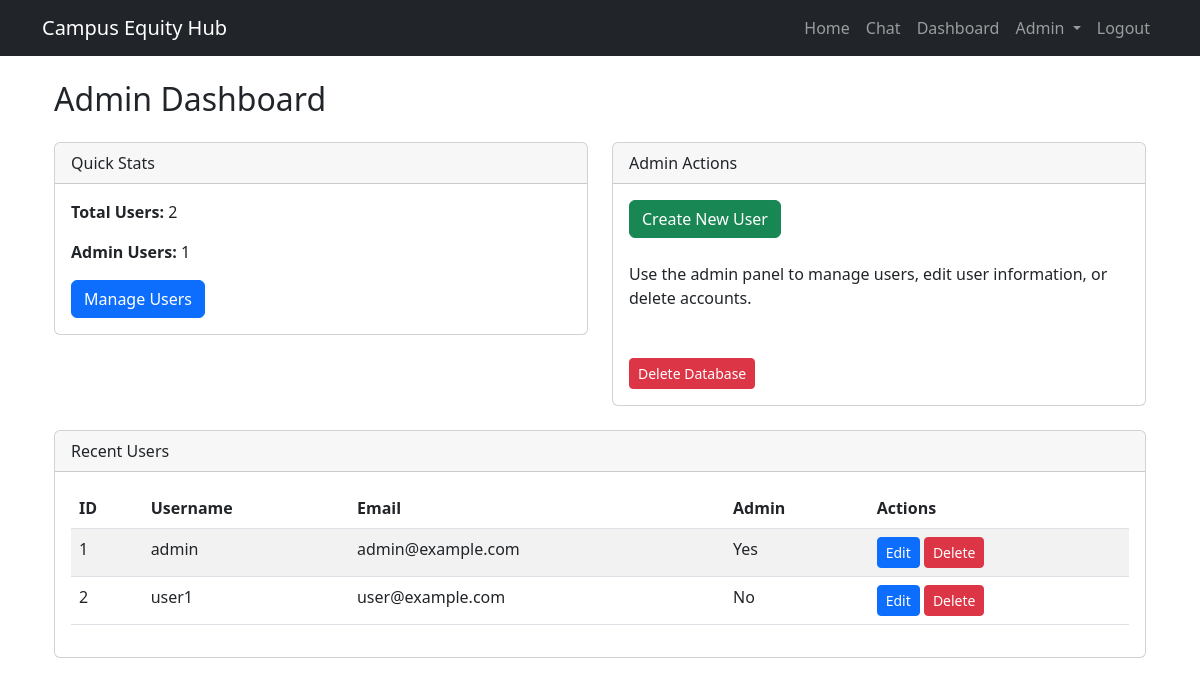
/admin-dashboard (signed in), run on the app's committed database.
### app.py (models this page shows, shortened)
class User(db.Model):
    id = db.Column(db.Integer, primary_key=True)
    username = db.Column(db.String(80), unique=True, nullable=False)
    email = db.Column(db.String(120), unique=True, nullable=False)
    password = db.Column(db.String(60), nullable=False)
    token = db.Column(db.Integer, nullable=False)
    is_admin = db.Column(db.Boolean, default=False)
    campus = db.Column(db.String(120), nullable=False)

### app.py (the view)
@app.route('/admin-dashboard')
@admin_required
def admin_dashboard():
    users = User.query.all()
    return render_template('admin_dashboard.html', users=users)

### app.py (called while the page is built)
def admin_required(f):
    @wraps(f)
    def decorated_function(*args, **kwargs):
        if 'user_id' not in session:
            flash('Please log in to access this page.', 'danger')
            return redirect(url_for('login'))
        user = User.query.get(session['user_id'])
        if not user or not user.is_admin:
            flash('You do not have permission to access this page.', 'danger')
            return redirect(url_for('index'))
        return f(*args, **kwargs)
    return decorated_function

### templates/admin_dashboard.html (shortened to what this page needs)
{% extends "layout.html" %}
{% block content %}
<div class="container">
    <h2 class="my-4">Admin Dashboard</h2>
    <div class="row mb-4">
        <div class="col-md-6">
            <div class="card">
                <div class="card-header">
                    Quick Stats
                </div>
                <div class="card-body">
                    <p><strong>Total Users:</strong> {{ users|length }}</p>
                    <p><strong>Admin Users:</strong> {{ users|selectattr('is_admin', 'equalto', true)|list|length }}</p>
                    <a href="{{ url_for('user.index_view') }}" class="btn btn-primary">Manage Users</a>
                </div>
            </div>
        </div>
        <div class="col-md-6">
            <div class="card">
                <div class="card-header">
                    Admin Actions
                </div>
                <div class="card-body">
                    <a href="{{ url_for('user.create_view') }}" class="btn btn-success mb-2">Create New User</a>
                    <p class="mt-3">Use the admin panel to manage users, edit user information, or delete accounts.</p>
                </div>
                <div class="card-body">
                    <a href="{{ url_for('reset_database') }}" class="btn btn-sm btn-danger">Delete Database</a>
                </div>
            </div>
        </div>
    </div>
    <div class="card">
        <div class="card-header">
            Recent Users
        </div>
        <div class="card-body">
            <div class="table-responsive">
                <table class="table table-striped">
                    <thead>
                        <tr>
                            <th>ID</th>
                            <th>Username</th>
                            <th>Email</th>
                            <th>Admin</th>
                            <th>Actions</th>
                        </tr>
                    </thead>
                    <tbody>
                        {% for user in users[:10] %}
                        <tr>
                            <td>{{ user.id }}</td>
                            <td>{{ user.username }}</td>
                            <td>{{ user.email }}</td>
                            <td>{% if user.is_admin %}Yes{% else %}No{% endif %}</td>
                            <td>
                                <a href="{{ url_for('user.edit_view', id=user.id) }}" class="btn btn-sm btn-primary">Edit</a>
                                <a href="{{ url_for('user.delete_view', id=user.id) }}" class="btn btn-sm btn-danger">Delete</a>
                            </td>
                        </tr>
                        {% endfor %}
                    </tbody>
                </table>
            </div>
        </div>
    </div>
</div>
{% endblock %}

### data on the page
User: id "1", username "admin", email "admin@example.com", is_admin "Yes"
User: id "2", username "user1", email "user@example.com", is_admin "No"

### other printed values
{{ users|length }} "2"
{{ users|selectattr('is_admin', 'equalto', true)|list|length }} "1"
